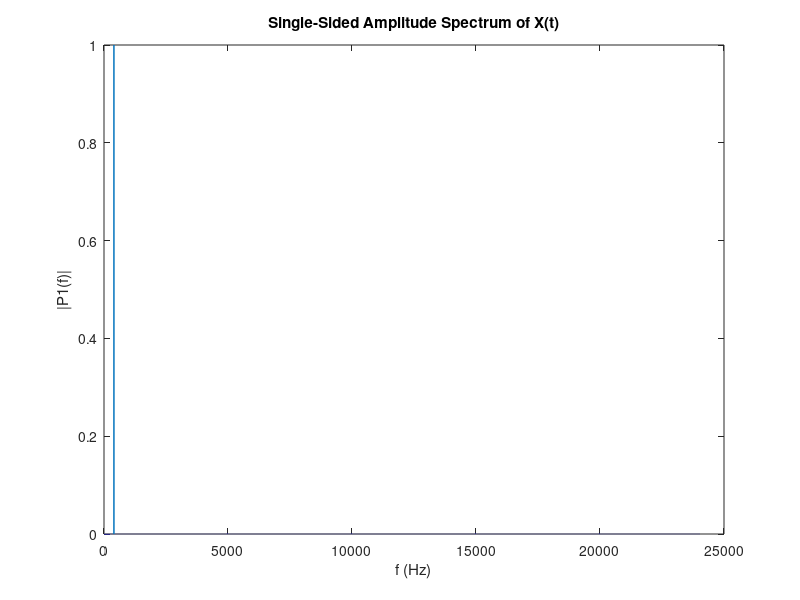

Reproduce this figure in MATLAB. (Note: this script raises an error after producing the figure.)
%% picth correction project

%% Generate sine wave with freq f.
f=400;
Amp=1;
ts=1/48000;
T=6;
t=0:ts:(T - ts);
y=sin(2*pi*f*t);
%plot(t,y)
audiowrite('400HzSinus.wav',y,48000)

%% listen to the tone.
[x,fs]=audioread('400HzSinus.wav');
soundsc(y)
%%
xfft=fft(y);
%find max value
P2 = abs(xfft/length(x));
P1 = P2(1:(length(x)/2 + 1));
P1(2:end-1) = 2*P1(2:end-1);

f = fs*(0:(length(x)/2))/length(x);

[~, index] = max(P1);

frequency = f(index);

%%
bin=fs/length(x);
Y = fft(x);
L=length(x);
P2 = abs(Y/L);
P1 = P2(1:L/2+1);
P1(2:end-1) = 2*P1(2:end-1);

f = fs*(0:(L/2))/L;
plot(f,P1) 
title('Single-Sided Amplitude Spectrum of X(t)')
xlabel('f (Hz)')
ylabel('|P1(f)|')

%%
[fftSignal, maxFreq, maxFreqBin] = fftSignal(x,fs);